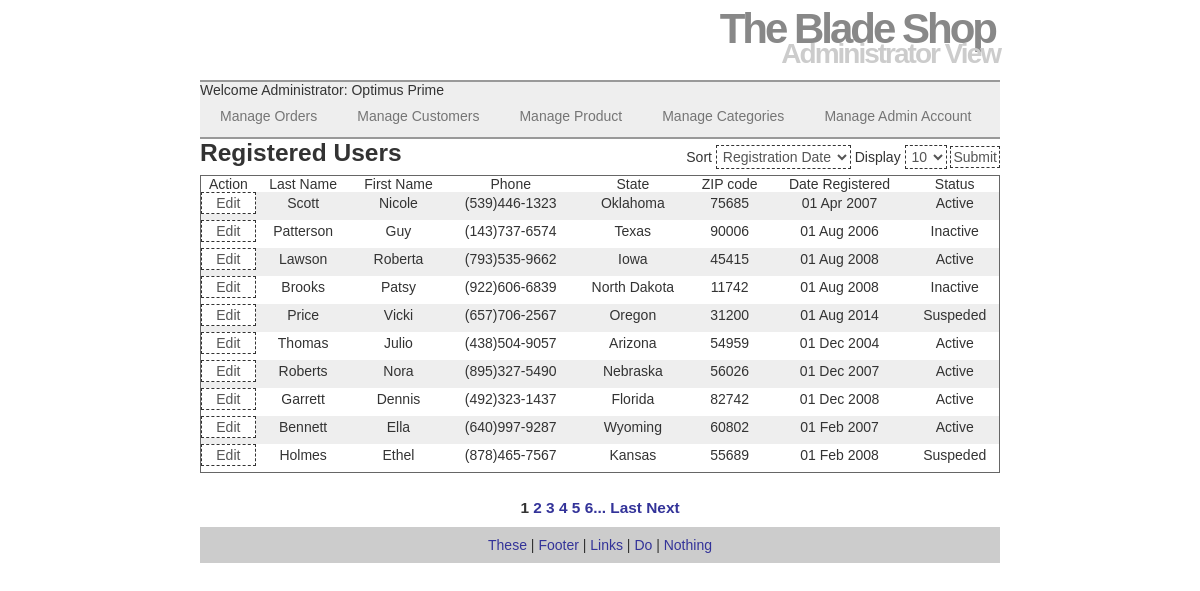
Page /Proj/V2/admin_view_customers.php (signed in) on the committed database.
### tables this page shows
CREATE TABLE `bw1780661_entity_customers` (
  `customer_id` mediumint(8) unsigned NOT NULL AUTO_INCREMENT,
  `first_name` varchar(25) NOT NULL,
  `last_name` varchar(40) NOT NULL,
  `email` varchar(60) NOT NULL,
  `pass` varchar(40) DEFAULT NULL,
  `registration_date` datetime NOT NULL,
  `company` varchar(45) DEFAULT NULL,
  `address_1` varchar(45) NOT NULL,
  `address_2` varchar(45) DEFAULT NULL,
  `city` varchar(25) NOT NULL,
  `state` varchar(2) NOT NULL,
  `zip_code` varchar(10) NOT NULL,
  `last_active_date` datetime NOT NULL,
  `security_question` varchar(45) DEFAULT NULL,
  `security_answer` varchar(40) NOT NULL,
  `phone_1` char(10) DEFAULT NULL,
  `phone_2` char(10) DEFAULT NULL,
  `customer_status_id` tinyint(3) unsigned NOT NULL,
  PRIMARY KEY (`customer_id`),
  UNIQUE KEY `customer_id_UNIQUE` (`customer_id`),
  KEY `fk_entity_customers_enum_customer_status1_idx` (`customer_status_id`),
  CONSTRAINT `fk_entity_customers_enum_customer_status1` FOREIGN KEY (`customer_status_id`) REFERENCES `bw1780661_enum_customer_status` (`customer_status_id`) ON DELETE NO ACTION ON UPDATE NO ACTION
);

CREATE TABLE `bw1780661_enum_customer_status` (
  `customer_status_id` tinyint(3) unsigned NOT NULL AUTO_INCREMENT,
  `customer_status` varchar(45) NOT NULL,
  PRIMARY KEY (`customer_status_id`),
  UNIQUE KEY `customer_status_UNIQUE` (`customer_status_id`)
);

### Proj/V2/convert_state.php (called while the page is built)
<?php
	function convert_state($name, $to='name') {
	$states = array(
	array('name'=>'Alabama', 'abbrev'=>'AL'),
	array('name'=>'Alaska', 'abbrev'=>'AK'),
	array('name'=>'Arizona', 'abbrev'=>'AZ'),
	array('name'=>'Arkansas', 'abbrev'=>'AR'),
	array('name'=>'California', 'abbrev'=>'CA'),
	array('name'=>'Colorado', 'abbrev'=>'CO'),
	array('name'=>'Connecticut', 'abbrev'=>'CT'),
	array('name'=>'Delaware', 'abbrev'=>'DE'),
	array('name'=>'Florida', 'abbrev'=>'FL'),
	array('name'=>'Georgia', 'abbrev'=>'GA'),
	array('name'=>'Hawaii', 'abbrev'=>'HI'),
	array('name'=>'Idaho', 'abbrev'=>'ID'),
	array('name'=>'Illinois', 'abbrev'=>'IL'),
	array('name'=>'Indiana', 'abbrev'=>'IN'),
	array('name'=>'Iowa', 'abbrev'=>'IA'),
	array('name'=>'Kansas', 'abbrev'=>'KS'),
	array('name'=>'Kentucky', 'abbrev'=>'KY'),
	array('name'=>'Louisiana', 'abbrev'=>'LA'),
	array('name'=>'Maine', 'abbrev'=>'ME'),
	array('name'=>'Maryland', 'abbrev'=>'MD'),
	array('name'=>'Massachusetts', 'abbrev'=>'MA'),
	array('name'=>'Michigan', 'abbrev'=>'MI'),
	array('name'=>'Minnesota', 'abbrev'=>'MN'),
	array('name'=>'Mississippi', 'abbrev'=>'MS'),
	array('name'=>'Missouri', 'abbrev'=>'MO'),
	array('name'=>'Montana', 'abbrev'=>'MT'),
	array('name'=>'Nebraska', 'abbrev'=>'NE'),
	array('name'=>'Nevada', 'abbrev'=>'NV'),
	array('name'=>'New Hampshire', 'abbrev'=>'NH'),
	array('name'=>'New Jersey', 'abbrev'=>'NJ'),
	array('name'=>'New Mexico', 'abbrev'=>'NM'),
	array('name'=>'New York', 'abbrev'=>'NY'),
	array('name'=>'North Carolina', 'abbrev'=>'NC'),
	array('name'=>'North Dakota', 'abbrev'=>'ND'),
	array('name'=>'Ohio', 'abbrev'=>'OH'),
	array('name'=>'Oklahoma', 'abbrev'=>'OK'),
	array('name'=>'Oregon', 'abbrev'=>'OR'),
	array('name'=>'Pennsylvania', 'abbrev'=>'PA'),
	array('name'=>'Rhode Island', 'abbrev'=>'RI'),
	array('name'=>'South Carolina', 'abbrev'=>'SC'),
	array('name'=>'South Dakota', 'abbrev'=>'SD'),
	array('name'=>'Tennessee', 'abbrev'=>'TN'),
	array('name'=>'Texas', 'abbrev'=>'TX'),
	array('name'=>'Utah', 'abbrev'=>'UT'),
	array('name'=>'Vermont', 'abbrev'=>'VT'),
	array('name'=>'Virginia', 'abbrev'=>'VA'),
	array('name'=>'Washington', 'abbrev'=>'WA'),
	array('name'=>'West Virginia', 'abbrev'=>'WV'),
	array('name'=>'Wisconsin', 'abbrev'=>'WI'),
	array('name'=>'Wyoming', 'abbrev'=>'WY')
	);
	$return = false;
	foreach ($states as $state) {
		if ($to == 'name') {
			if (strtolower($state['abbrev']) == strtolower($name)){
				$return = $state['name'];
				break;
			}
		} else if ($to == 'abbrev') {
			if (strtolower($state['name']) == strtolower($name)){
				$return = strtoupper($state['abbrev']);
				break;
			}
		}
	}
	return $return;
}
?>

### Proj/V2/admin_view_customers.php (the view, shortened to what this page needs)
<?php
include ('convert_state.php');
echo '<h1 class="users_heading">Registered Users</h1>';
@require ('project_DBconnect.php');
if(isset($_GET['display'])&& is_numeric($_GET['display'])){
	$display = $_GET['display'];
}else{
	$display = 10;
}
$q = "SELECT COUNT(customer_id) FROM bw1780661_entity_customers";
$r = @mysqli_query ($dbc, $q);
$row = @mysqli_fetch_array ($r, MYSQLI_NUM);
$records = $row[0];
if ($records > $display) {
	$pages = ceil ($records/$display);
} else {
	$pages = 1;
}
$start = (isset($_GET['s']) && is_numeric($_GET['s']) && $_GET['s'] <= $records-1 && $_GET['s']>=0 ) ? $_GET['s'] : 0;
$sort = (isset($_GET['sort'])) ? $_GET['sort'] : 'rd';
switch ($sort) {
	case 'rd':
		$order_by = 'registration_date ASC';
		break;
}
$q = 'SELECT `bw1780661_entity_customers`.`customer_id`, `bw1780661_entity_customers`.`last_name`, `bw1780661_entity_customers`.`first_name`, `bw1780661_entity_customers`.`phone_1`, `bw1780661_entity_customers`.`state`, `bw1780661_entity_customers`.`zip_code`, DATE_FORMAT(`bw1780661_entity_customers`.`registration_date`, "%d %b %Y") AS `registration_date` , `bw1780661_enum_customer_status`.`customer_status` FROM `bw1780661_entity_customers`, `bw1780661_enum_customer_status` WHERE `bw1780661_entity_customers`.`customer_status_id` = `bw1780661_enum_customer_status`.`customer_status_id` ORDER BY '.$order_by.' LIMIT '.$start.', '.$display.';';
$r = @mysqli_query ($dbc, $q);
 echo '<form class="paginator" action="admin_view_customers.php" method="get">
 			<label>Sort</label>
 			<select name="sort">
 				<option value="ln" '.(($sort=="ln")?'selected="selected"':'').'>Last Name</option>
 				<option value="fn" '.(($sort=="fn")?'selected="selected"':'').'>First Name</option>
 				<option value="rd" '.(($sort=="rd")?'selected="selected"':'').'">Registration Date</option>
 				<option value="state" '.(($sort=="state")?'selected="selected"':'').'">State</option>
				</select>
				<label>Display</label>
				<select name=display>
 				<option value="5" '.(($display==5)?'selected="selected"':'').'>5</option>
					<option value="10" '.(($display==10)?'selected="selected"':'').'>10</option>
					<option value="15" '.(($display==15)?'selected="selected"':'').'>15</option>
					<option value="20" '.(($display==20)?'selected="selected"':'').'>20</option>
					<option value="25" '.(($display==25)?'selected="selected"':'').'>25</option>
					<option value="30" '.(($display==30)?'selected="selected"':'').'>30</option>
					<option value="35" '.(($display==35)?'selected="selected"':'').'>35</option>
					<option value="40" '.(($display==40)?'selected="selected"':'').'>40</option>
					<option value="45" '.(($display==45)?'selected="selected"':'').'>45</option>
					<option value="50" '.(($display==50)?'selected="selected"':'').'>50</option>
				</select>
				<input type="submit" value="Submit">
				<input name="s" type="hidden" value="'.$start.'">
		</form>';
echo '<table class="customer_list">
<thead>
<tr>
		<th>Action</th>
		<th>Last Name</th>
		<th>First Name</th>
		<th>Phone</th>
		<th>State</th>
		<th>ZIP code</th>
		<th>Date Registered</th>
		<th>Status</th>
</tr>
</thead><tbody>
';
while ($row = mysqli_fetch_array($r, MYSQLI_ASSOC)) {
		echo '<tr>
		<td><form action="admin_edit_customer.php" method="post"><input type="hidden" name="customer_id" value="'.$row['customer_id'].'" ><input type="submit" value="Edit"></form></td>
		<td>'.$row['last_name'].'</td>
		<td>'.$row['first_name'].'</td>
		<td>('.substr($row['phone_1'],0,3).')'.substr($row['phone_1'],3,3).'-'.substr($row['phone_1'],6,4).'</td>
		<td>'.convert_state($row['state']).'</td>
		<td>'.$row['zip_code'].'</td>
		<td>'.$row['registration_date'].'</td>
		<td>'.$row['customer_status'].'</td>
	</tr>
	';
}
echo '</tbody></table>';
if ($pages > 1) {
	echo '<br /><div class ="page_selector">';
	$current_page = ($start/$display) + 1;
	$top = $current_page +5;
	$bottom = $current_page -5;
	for ($i = 1; $i <= $pages; $i++) {
		if($pages<10){
			if ($i != $current_page) {
				echo '<a href="admin_view_customers.php?s=' . (($display * ($i - 1))) . '&display=' . $display . '&sort=' . $sort . '">' . $i . '</a> ';
			} else {
				echo $i . ' ';
			}
		}else{
			if ( $i != $current_page) {
				if($i > $bottom && $i < $top){
					echo '<a href="admin_view_customers.php?s=' . (($display * ($i - 1))) . '&display=' . $display . '&sort=' . $sort . '">' . $i . '</a> ';
				}elseif($i == 1 ){
					echo '<a href="admin_view_customers.php?s=' . (($display * ($i - 1))) . '&display=' . $display . '&sort=' . $sort . '">First</a> ';
				}elseif($i == $pages){
					echo '<a href="admin_view_customers.php?s=' . (($display * ($i - 1))) . '&display=' . $display . '&sort=' . $sort . '">Last</a> ';
				}elseif($i == $bottom){
					echo '<a href="admin_view_customers.php?s=' . (($display * ($i - 1))) . '&display=' . $display . '&sort=' . $sort . '">...' . $i . '</a> ';
				}elseif($i == $top){
					echo '<a href="admin_view_customers.php?s=' . (($display * ($i - 1))) . '&display=' . $display . '&sort=' . $sort . '">' . $i . '...</a> ';
				}
			} elseif ($i = $current_page) {
				echo $i . ' ';
			}
		}
	}
	if ($current_page != $pages) {
		echo '<a href="admin_view_customers.php?s=' . ($start + $display) . '&display=' . $display . '&sort=' . $sort . '">Next</a>';
	}
	echo '</div>';
}
?>

### Proj/V2/includes/mo_styles.css (style rules this page uses)
html, body, div, span, h1, h2, h3, h4, h5, h6, p, blockquote, pre, a, em, img, small, strike, strong, sub, sup, b, dl, dt, dd, ol, ul, li, fieldset, form, label, table, caption, tbody, tfoot, thead, tr, th, td, article, aside, canvas, details, figure, figcaption, footer, header, hgroup, menu, nav, output, section { margin: 0; padding: 0; border: 0; font: inherit; vertical-align: baseline; }
table { border-collapse: collapse; }
h1, h2, h3, strong { font-weight: bold; }
h1 { font-size: 175% }
h2 { font-size: 150% }
a { color: #339; text-decoration: none; }
header { border-bottom : 2px solid #999; height: 80px; margin: 0 auto; width: 100%; max-width: 800px; }
header h1 { color: #888; font-size: 300%; letter-spacing: -3px; text-align: right; padding: 5px; margin-bottom: -20px; }
header h2 { color: #CCC; font-size: 200%; letter-spacing: -2px; text-align: right; }
.navbar { background-color: #eee; border-bottom: 2px solid #999; }
.navbar ul { padding: 0; list-style: none; position: relative; display: inline-table; }
.navbar ul:after { content: ""; clear: both; display: block; }
.navbar ul li { float: left; }
.navbar ul li a { display: block; padding: 10px 20px; height: 100%; color: #757575; text-decoration: none; vertical-align: middle; }
.paginator { float: right; padding:6px 0; }
.cat_heading, .users_heading, .admin_product_list_heading { float:left; }
.customer_list, .admin_product_list, .administrator_list { border-collapse: collapse; width: 100%; text-align: center; border: 1px solid #666; clear:both; }
.customer_list tbody tr:nth-child(odd), .admin_product_list tbody tr:nth-child(odd), .administrator_list tbody tr:nth-child(odd) { background-color: #eee; }
.customer_list tbody td, .administrator_list tbody td { height:2em; }
.customer_list tbody td input, .admin_product_list tbody td form input, .admin_product_list tbody td form, .administrator_list tbody td form { width: 100%; height: 100%; }
.page_selector { text-align: center; padding: 10px 20px; font-size: 110%; font-weight: bold; clear:both; }
input, select, .input, textarea { padding: 2px; font-size: 1em; color: #555; background: #FFFFFF; border: 1px dashed #333; }
footer { text-align: center; vertical-align: middle; bottom: 0px; padding:10px 0; width: 800px; background-color: #ccc; clear:both; }

### rows in the picture
bw1780661_entity_customers: last_name "Scott", first_name "Nicole", phone_1 "539", phone_1 "446", phone_1 "1323", state "Oklahoma", zip_code "75685", registration_date "01 Apr 2007", customer_status.customer_status "Active"
bw1780661_entity_customers: last_name "Patterson", first_name "Guy", phone_1 "143", phone_1 "737", phone_1 "6574", state "Texas", zip_code "90006", registration_date "01 Aug 2006", customer_status.customer_status "Inactive"
bw1780661_entity_customers: last_name "Lawson", first_name "Roberta", phone_1 "793", phone_1 "535", phone_1 "9662", state "Iowa", zip_code "45415", registration_date "01 Aug 2008", customer_status.customer_status "Active"
bw1780661_entity_customers: last_name "Brooks", first_name "Patsy", phone_1 "922", phone_1 "606", phone_1 "6839", state "North Dakota", zip_code "11742", registration_date "01 Aug 2008", customer_status.customer_status "Inactive"
bw1780661_entity_customers: last_name "Price", first_name "Vicki", phone_1 "657", phone_1 "706", phone_1 "2567", state "Oregon", zip_code "31200", registration_date "01 Aug 2014", customer_status.customer_status "Suspeded"
bw1780661_entity_customers: last_name "Thomas", first_name "Julio", phone_1 "438", phone_1 "504", phone_1 "9057", state "Arizona", zip_code "54959", registration_date "01 Dec 2004", customer_status.customer_status "Active"
bw1780661_entity_customers: last_name "Roberts", first_name "Nora", phone_1 "895", phone_1 "327", phone_1 "5490", state "Nebraska", zip_code "56026", registration_date "01 Dec 2007", customer_status.customer_status "Active"
bw1780661_entity_customers: last_name "Garrett", first_name "Dennis", phone_1 "492", phone_1 "323", phone_1 "1437", state "Florida", zip_code "82742", registration_date "01 Dec 2008", customer_status.customer_status "Active"
bw1780661_entity_customers: last_name "Bennett", first_name "Ella", phone_1 "640", phone_1 "997", phone_1 "9287", state "Wyoming", zip_code "60802", registration_date "01 Feb 2007", customer_status.customer_status "Active"
bw1780661_entity_customers: last_name "Holmes", first_name "Ethel", phone_1 "878", phone_1 "465", phone_1 "7567", state "Kansas", zip_code "55689", registration_date "01 Feb 2008", customer_status.customer_status "Suspeded"
